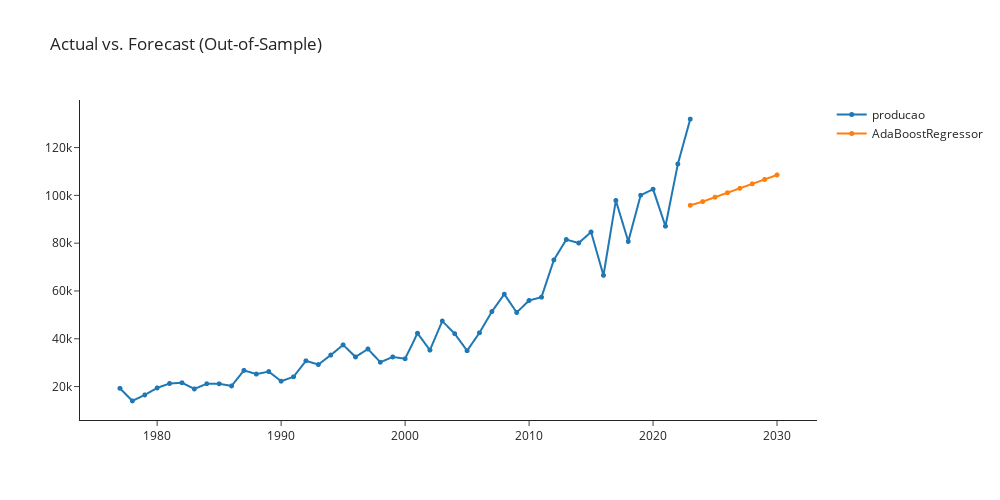

The notebook cell this image was saved under:
### Markdown cell above
###  ADA

### Code cell
ada_cds_dt = exp.create_model('ada_cds_dt')
exp.plot_model(plot = 'decomp',
               data_kwargs = {'type' : 'multiplicative'},
               fig_kwargs = {"height":500,"width":1000,"template": "simple_white","hoverinfo":"none","big_data_threshold":50})
exp.plot_model(estimator = ada_cds_dt, plot = 'forecast', 
               data_kwargs = {'fh' : 8},
               fig_kwargs = {"height":500,"width":1000,"template": "simple_white","hoverinfo":"none","big_data_threshold":50})

### Figure 1 — Plotly figure (JSON) as saved in the notebook; plotly's stock layout.template omitted (floating-point values rounded to 4 significant figures)
{"data": [{"hoverinfo": "none", "line": {"width": 2}, "marker": {"size": 5}, "mode": "lines+markers", "name": "producao", "type": "scattergl", "x": [1977, 1978, 1979, 1980, 1981, 1982, 1983, 1984, 1985, 1986, 1987, 1988, 1989, 1990, 1991, 1992, 1993, 1994, 1995, 1996, 1997, 1998, 1999, 2000, 2001, 2002, 2003, 2004, 2005, 2006, 2007, 2008, 2009, 2010, 2011, 2012, 2013, 2014, 2015, 2016, 2017, 2018, 2019, 2020, 2021, 2022, 2023, 2024, 2025, 2026, 2027, 2028, 2029, 2030], "xaxis": "x", "y": [19256, 14017, 16514, 19435, 21284, 21605, 19015, 21178, 21175, 20265, 26759, 25224, 26268, 22258, 24100.0, 30770.0, 29210.0, 33170.0, 37440.0, 32400.0, 35720.0, 30190.0, 32390.0, 31640.0, 42290.0, 35270.0, 47410.0, 42130.0, 35010.0, 42510.0, 51370.0, 58650.0, 51000.0, 56020.0, 57410.0, 72980.0, 81510.0, 80050.0, 84670.0, 66530.0, 97840.0, 80710.0, 100000.0, 102600.0, 87100.0, 113100.0, 131900.0, null, null, null, null, null, null, null], "yaxis": "y"}, {"hoverinfo": "none", "line": {"width": 2}, "marker": {"size": 5}, "mode": "lines+markers", "name": "AdaBoostRegressor", "type": "scattergl", "x": [1977, 1978, 1979, 1980, 1981, 1982, 1983, 1984, 1985, 1986, 1987, 1988, 1989, 1990, 1991, 1992, 1993, 1994, 1995, 1996, 1997, 1998, 1999, 2000, 2001, 2002, 2003, 2004, 2005, 2006, 2007, 2008, 2009, 2010, 2011, 2012, 2013, 2014, 2015, 2016, 2017, 2018, 2019, 2020, 2021, 2022, 2023, 2024, 2025, 2026, 2027, 2028, 2029, 2030], "xaxis": "x", "y": [null, null, null, null, null, null, null, null, null, null, null, null, null, null, null, null, null, null, null, null, null, null, null, null, null, null, null, null, null, null, null, null, null, null, null, null, null, null, null, null, null, null, null, null, null, null, 95830.0, 97370.0, 99230.0, 101100.0, 102900.0, 104800.0, 106700.0, 108500.0], "yaxis": "y"}], "layout": {"autosize": false, "height": 500, "showlegend": true, "title": {"text": "Actual vs. Forecast (Out-of-Sample)"}, "width": 1000, "xaxis": {"anchor": "y", "domain": [0, 1]}, "yaxis": {"anchor": "x", "domain": [0, 1]}}}
